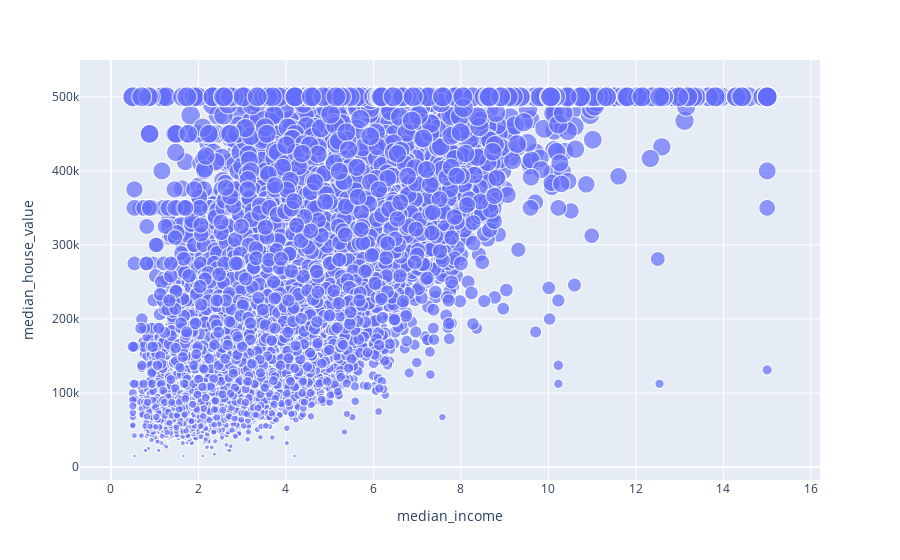

The cell this chart's notebook holds for it:
### Code cell
px.scatter(housing, x="median_income", y="median_house_value", size="median_house_value")

### Figure 1 — Plotly figure (JSON) as saved in the notebook; plotly's stock layout.template omitted (floating-point values rounded to 4 significant figures; data arrays with more than 128 entries replaced by an {"elided": "..."} marker saying what was removed)
{"data": [{"hovertemplate": "median_income=%{x}<br>median_house_value=%{marker.size}<extra></extra>", "legendgroup": "", "marker": {"color": "#636efa", "size": {"elided": "20640 int values"}, "sizemode": "area", "sizeref": 1250.0, "symbol": "circle"}, "mode": "markers", "name": "", "showlegend": false, "type": "scattergl", "x": {"elided": "20640 float values"}, "xaxis": "x", "y": {"elided": "20640 int values"}, "yaxis": "y"}], "layout": {"legend": {"itemsizing": "constant", "tracegroupgap": 0}, "margin": {"t": 60}, "xaxis": {"anchor": "y", "domain": [0, 1], "title": {"text": "median_income"}}, "yaxis": {"anchor": "x", "domain": [0, 1], "title": {"text": "median_house_value"}}}}
